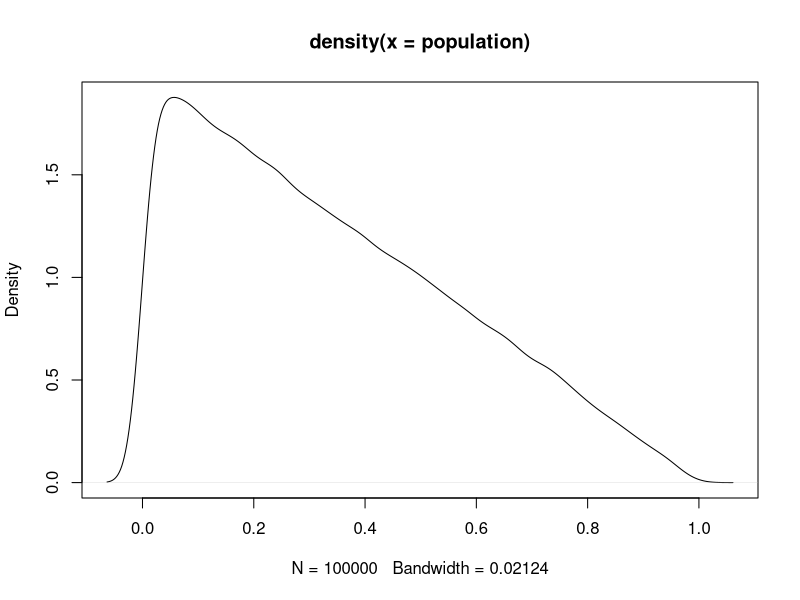
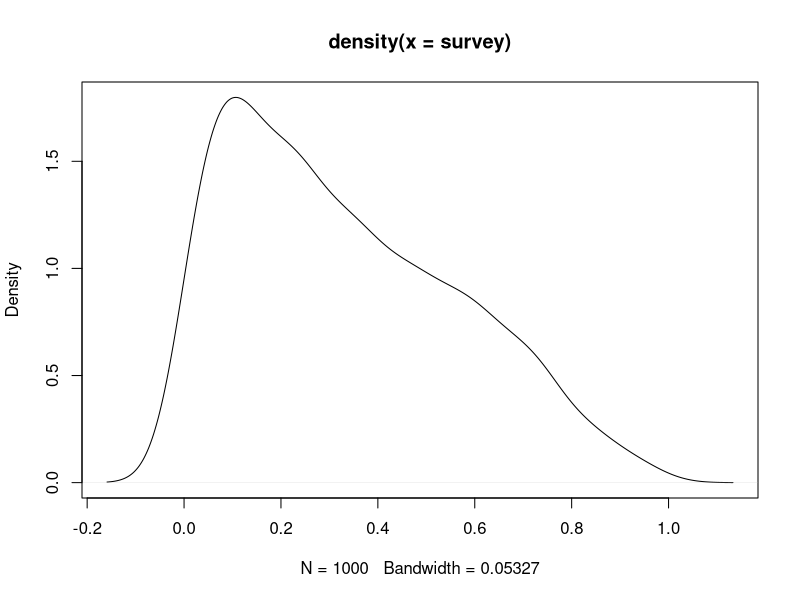
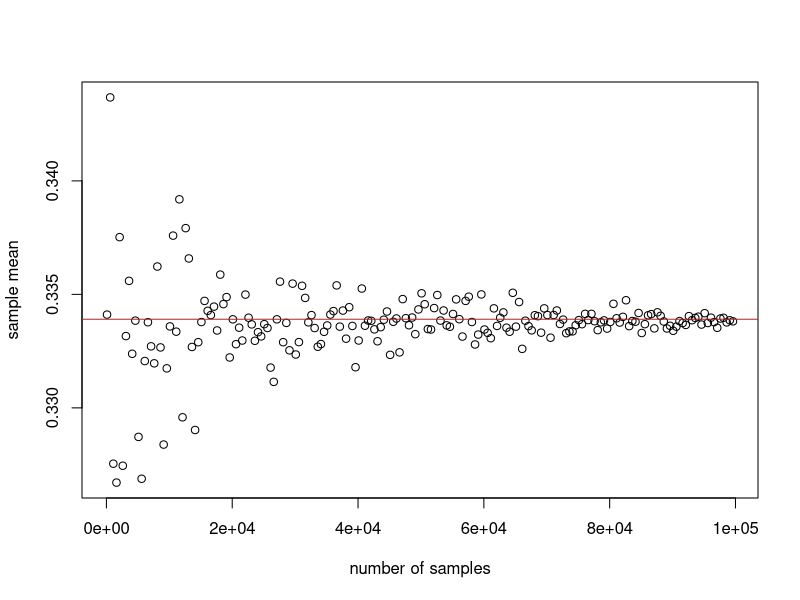
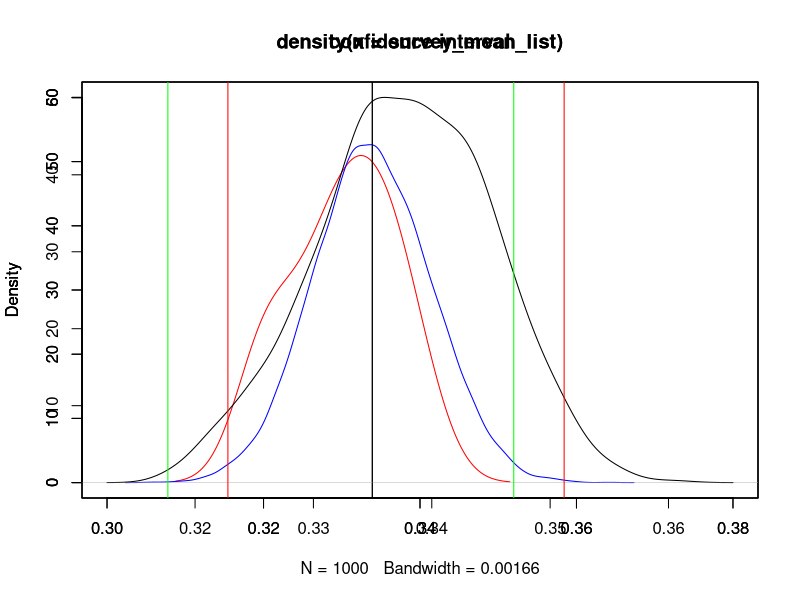

These figures' R source, in order:
## ---- chunk 1
population <- rbeta (100000, 1, 2)
plot (density (population))
# population mean
mean(population) 
# population variance
var(population)

## ---- chunk 2
survey = sample(population, size = 1000)
plot (density (survey))
# sample mean as estimator of population mean
est.mean = mean(survey)

# unbiased estimator of population variance
est.var = 1000/(1000-1) * var(survey)

## ---- chunk 3
sample_mean = mean(survey)

#standard error of the sample mean
ss = sqrt(est.var/1000)

print ("point estimate of mean")
print (sample_mean)
print ("95% normal-approximated confidence interval of mean")
c(sample_mean - 1.96 * ss, sample_mean + 1.96 * ss)

## ---- chunk 4
survey_mean_list  <- c()
survey_times <- seq(100, 100000, 500)
for (n in survey_times ){
  survey <- sample(population, size = n, replace = F)
  survey_mean_list  <- c(survey_mean_list , mean(survey))
}

plot(survey_times, survey_mean_list , xlab = "number of samples", ylab = "sample mean")
abline(h = mean(population), col = "red")
## ---- chunk 5

# Now we show the central limit theorem
survey_times <- c(10,  10000)
col <- c("red",  "blue") #"green",
i = 1
for (n in survey_times ){
  print (n)
  # central limit theorem talks about distribution of the sample mean
  # we cannot calculate the distribution for a single survey, so we draw sample multiple times
  survey_mean_list <- c()
  for (m in 1:n)
  {
    survey <- sample(population, size = 1000, replace = TRUE)
    survey_mean_list <- c(survey_mean_list, mean(survey))
  }
  # sample_mean_list_standard <- survey_mean_list  - mean(population)
  plot(density (survey_mean_list),  col = col[i], xlim = c(0.3, 0.38), ylim  = c(0,60), xlab = "")
  abline(v = mean(population), col = "black")
  par(new = T)
  i = i  + 1
}


## ---- chunk 6
print (length(sample))
bootstrap_means = c() # store bootstrapped means
for (i in 1:1000){
  # resample from the sample with replacement
  boot_data <- sample(survey, length(survey), replace = T)
  boot_mean <- mean(boot_data)
  bootstrap_means <- c(bootstrap_means, boot_mean)
}

# then simple quantile function to 
print ("point estimate of mean")
print (sample_mean)

print ("point estimate of mean")
print (mean(bootstrap_means))

print ("normal confidence interval")
print (c(sample_mean - 1.96 * ss, sample_mean + 1.96 * ss))

print ("95% bootstrap confidence interval of mean")
conf = quantile(bootstrap_means, c(0.025, 0.975))
print (conf)
plot(density(bootstrap_means), main = "confidence interval")
abline(v = conf[1], col = "red")
abline(v = conf[2], col = "red")
abline(v = sample_mean - 1.96 * ss, col = "green")
abline(v = sample_mean + 1.96 * ss, col = "green")


